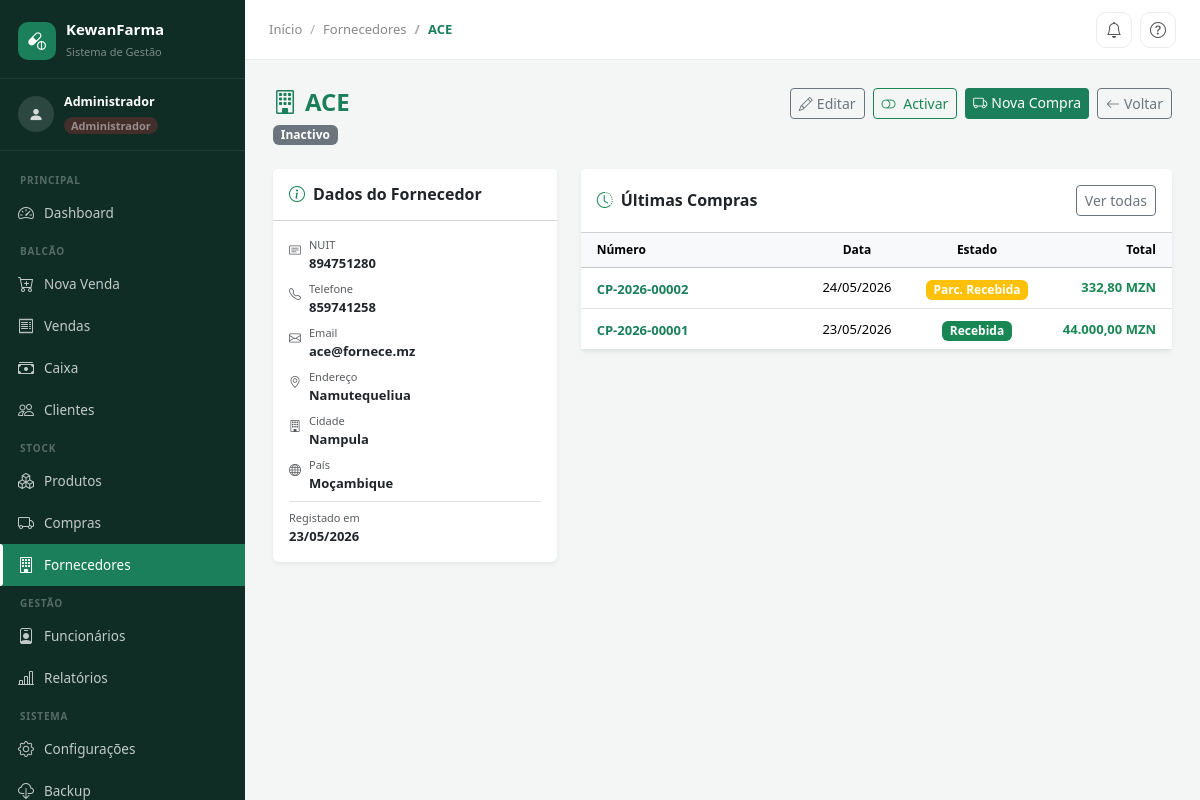
Page /fornecedores/1 (signed in) on the committed database.
### tables this page shows
CREATE TABLE `fornecedores` (
  `id` int(10) unsigned NOT NULL AUTO_INCREMENT,
  `nome` varchar(150) NOT NULL,
  `nuit` varchar(20) DEFAULT NULL,
  `telefone` varchar(20) DEFAULT NULL,
  `email` varchar(180) DEFAULT NULL,
  `endereco` varchar(255) DEFAULT NULL,
  `cidade` varchar(80) DEFAULT NULL,
  `pais` varchar(80) NOT NULL DEFAULT 'Moçambique',
  `ativo` tinyint(1) NOT NULL DEFAULT 1,
  `criado_em` timestamp NOT NULL DEFAULT current_timestamp(),
  `actualizado_em` timestamp NOT NULL DEFAULT current_timestamp() ON UPDATE current_timestamp(),
  PRIMARY KEY (`id`),
  UNIQUE KEY `uq_fornecedores_nuit` (`nuit`),
  KEY `idx_fornecedores_ativo` (`ativo`)
);

CREATE TABLE `compras` (
  `id` int(10) unsigned NOT NULL AUTO_INCREMENT,
  `numero_compra` varchar(20) NOT NULL,
  `fornecedor_id` int(10) unsigned NOT NULL,
  `usuario_id` int(10) unsigned NOT NULL,
  `numero_fatura` varchar(60) DEFAULT NULL,
  `subtotal` decimal(12,2) NOT NULL DEFAULT 0.00,
  `desconto` decimal(12,2) NOT NULL DEFAULT 0.00,
  `total` decimal(12,2) NOT NULL DEFAULT 0.00,
  `status` enum('rascunho','enviada','parcialmente_recebida','recebida','cancelada') NOT NULL DEFAULT 'rascunho',
  `data_pedido` date NOT NULL DEFAULT curdate(),
  `data_entrega` date DEFAULT NULL,
  `observacoes` text DEFAULT NULL,
  `criado_em` timestamp NOT NULL DEFAULT current_timestamp(),
  `actualizado_em` timestamp NOT NULL DEFAULT current_timestamp() ON UPDATE current_timestamp(),
  PRIMARY KEY (`id`),
  UNIQUE KEY `uq_compras_numero` (`numero_compra`),
  KEY `idx_compras_fornecedor` (`fornecedor_id`),
  KEY `idx_compras_usuario` (`usuario_id`),
  KEY `idx_compras_status` (`status`),
  KEY `idx_compras_data` (`data_pedido`),
  CONSTRAINT `fk_compras_fornecedor` FOREIGN KEY (`fornecedor_id`) REFERENCES `fornecedores` (`id`) ON UPDATE CASCADE,
  CONSTRAINT `fk_compras_usuario` FOREIGN KEY (`usuario_id`) REFERENCES `usuarios` (`id`) ON UPDATE CASCADE
);

### app/Controllers/FornecedorController.php (called while the page is built, shortened)
<?php
class FornecedorController
{
    private Fornecedor $model;
    public function __construct()
    {
        $this->model = new Fornecedor();
    }
    public function show(string $id): void
    {
        $fornecedor = $this->model->findById((int)$id);
        $compras = $this->model->compras((int)$id, 10);
        View::render('fornecedores.show', [
            'titulo'     => $fornecedor['nome'],
            'activePage' => 'fornecedores',
            'breadcrumb' => ['Fornecedores' => '/fornecedores', $fornecedor['nome'] => null],
            'fornecedor' => $fornecedor,
            'compras'    => $compras,
            'flash_sucesso' => $_SESSION['flash_sucesso'] ?? null,
            'flash_erro'    => $_SESSION['flash_erro']    ?? null,
        ]);
    }
}

### core/App.php (called while the page is built, shortened)
<?php
class App {
    public static function run(): void {
        $router = new Router();
        $url    = $_GET['url'] ?? '/';
        $method = $_SERVER['REQUEST_METHOD'];
        $router->dispatch('/' . trim($url, '/'), $method);
    }
}

### public/index.php (called while the page is built, shortened)
<?php
\Core\App::run();

### core/Database.php (called while the page is built, shortened)
<?php
class Database {
    private static ?PDO $instance = null;
    public static function getInstance(): PDO {
        if (self::$instance === null) {
            $dsn = sprintf(
                'mysql:host=%s;port=%s;dbname=%s;charset=utf8mb4',
                $_ENV['DB_HOST'], $_ENV['DB_PORT'], $_ENV['DB_NAME']
            );
            try {
                self::$instance = new PDO($dsn, $_ENV['DB_USER'], $_ENV['DB_PASS'], [
                    PDO::ATTR_ERRMODE            => PDO::ERRMODE_EXCEPTION,
                    PDO::ATTR_DEFAULT_FETCH_MODE => PDO::FETCH_ASSOC,
                    PDO::ATTR_EMULATE_PREPARES   => false,
                ]);
            } catch (PDOException $e) {
                error_log('DB Error: ' . $e->getMessage());
                die(json_encode(['erro' => 'Falha na ligação ao banco de dados.']));
            }
        }
        return self::$instance;
    }
}

### core/BaseModel.php (called while the page is built, shortened)
<?php
abstract class BaseModel {
    protected PDO $db;
    protected string $table = '';
    protected string $primaryKey = 'id';
    public function __construct() {
        $this->db = Database::getInstance();
    }
    public function findById(int $id): ?array {
        $stmt = $this->db->prepare("SELECT * FROM {$this->table} WHERE {$this->primaryKey} = :id LIMIT 1");
        $stmt->execute(['id' => $id]);
        return $stmt->fetch() ?: null;
    }
}

### app/Models/Fornecedor.php (called while the page is built, shortened)
<?php
class Fornecedor extends BaseModel
{
    public function compras(int $id, int $limite = 10): array
    {
        $stmt = $this->db->prepare("
            SELECT id, numero_compra, data_pedido, status, total
            FROM compras
            WHERE fornecedor_id = :id
            ORDER BY id DESC
            LIMIT $limite
        ");
        $stmt->execute(['id' => $id]);
        return $stmt->fetchAll();
    }
}

### app/Views/fornecedores/show.php (the view, shortened to what this page needs)
<?php
$APP = $_ENV['APP_URL'] ?? '';
$f   = $fornecedor;
$statusLabels = [
    'rascunho'              => ['label'=>'Rascunho',      'badge'=>'secondary'],
    'enviada'               => ['label'=>'Enviada',        'badge'=>'primary'],
    'parcialmente_recebida' => ['label'=>'Parc. Recebida', 'badge'=>'warning'],
    'recebida'              => ['label'=>'Recebida',       'badge'=>'success'],
    'cancelada'             => ['label'=>'Cancelada',      'badge'=>'danger'],
];
?>
<div class="d-flex align-items-start justify-content-between mb-4 flex-wrap gap-2">
  <div>
    <h1 class="h4 fw-bold mb-1" style="color:var(--kf-primary)">
      <i class="bi bi-building me-2"></i><?= htmlspecialchars($f['nome']) ?>
    </h1>
    <span class="badge bg-<?= $f['ativo'] ? 'success' : 'secondary' ?>">
      <?= $f['ativo'] ? 'Activo' : 'Inactivo' ?>
    </span>
  </div>
  <div class="d-flex gap-2 flex-wrap">
    <a href="<?= $APP ?>/fornecedores/<?= $f['id'] ?>/editar"
       class="btn btn-sm btn-outline-secondary">
      <i class="bi bi-pencil me-1"></i>Editar
    </a>
    <form action="<?= $APP ?>/fornecedores/<?= $f['id'] ?>/toggle" method="POST" class="d-inline">
      <button type="submit" class="btn btn-sm btn-outline-<?= $f['ativo'] ? 'warning' : 'success' ?>">
        <i class="bi bi-toggle-<?= $f['ativo'] ? 'on' : 'off' ?> me-1"></i>
        <?= $f['ativo'] ? 'Desactivar' : 'Activar' ?>
      </button>
    </form>
    <a href="<?= $APP ?>/compras/nova" class="btn btn-sm" style="background:var(--kf-primary);color:#fff;border:none">
      <i class="bi bi-truck me-1"></i>Nova Compra
    </a>
    <a href="<?= $APP ?>/fornecedores" class="btn btn-sm btn-outline-secondary">
      <i class="bi bi-arrow-left me-1"></i>Voltar
    </a>
  </div>
</div>
<div class="row g-4">
  <div class="col-12 col-md-4">
    <div class="card border-0 shadow-sm h-100">
      <div class="card-header bg-white py-3">
        <h6 class="fw-bold mb-0"><i class="bi bi-info-circle me-2 text-success"></i>Dados do Fornecedor</h6>
      </div>
      <div class="card-body py-3">
        <?php
        $campos = [
          ['NUIT',      $f['nuit']     ?? null, 'bi-card-text'],
          ['Telefone',  $f['telefone'] ?? null, 'bi-telephone'],
          ['Email',     $f['email']    ?? null, 'bi-envelope'],
          ['Endereço',  $f['endereco'] ?? null, 'bi-geo-alt'],
          ['Cidade',    $f['cidade']   ?? null, 'bi-building'],
          ['País',      $f['pais']     ?? null, 'bi-globe'],
        ];
        foreach ($campos as [$lbl, $val, $icon]):
        ?>
        <div class="d-flex gap-2 mb-2 align-items-start" style="font-size:13px">
          <i class="bi <?= $icon ?> text-muted mt-1" style="font-size:12px;flex-shrink:0"></i>
          <div>
            <div class="text-muted" style="font-size:11px"><?= $lbl ?></div>
            <div class="fw-semibold"><?= htmlspecialchars($val) ?></div>
          </div>
        </div>
        <?php endforeach; ?>
        <div class="border-top pt-2 mt-2">
          <div class="text-muted" style="font-size:11px">Registado em</div>
          <div class="fw-semibold" style="font-size:13px"><?= date('d/m/Y', strtotime($f['criado_em'])) ?></div>
        </div>
      </div>
    </div>
  </div>
  <div class="col-12 col-md-8">
    <div class="card border-0 shadow-sm">
      <div class="card-header bg-white py-3 d-flex align-items-center justify-content-between">
        <h6 class="fw-bold mb-0"><i class="bi bi-clock-history me-2 text-success"></i>Últimas Compras</h6>
        <a href="<?= $APP ?>/compras?q=<?= urlencode($f['nome']) ?>" class="btn btn-sm btn-outline-secondary">
          Ver todas
        </a>
      </div>
      <div class="card-body p-0">
        <?php if (empty($compras)): ?>
        <div class="text-center py-4">
          <i class="bi bi-truck text-muted" style="font-size:2.5rem"></i>
          <p class="text-muted mt-2 mb-2 small">Nenhuma compra registada ainda.</p>
          <a href="<?= $APP ?>/compras/nova" class="btn btn-sm" style="background:var(--kf-primary);color:#fff;border:none">
            <i class="bi bi-plus-lg me-1"></i>Criar compra
          </a>
        </div>
        <?php else: ?>
        <div class="table-responsive">
          <table class="table table-hover align-middle mb-0">
            <thead class="table-light">
              <tr>
                <th class="ps-3" style="font-size:12px">Número</th>
                <th class="text-center" style="font-size:12px;width:110px">Data</th>
                <th class="text-center" style="font-size:12px;width:130px">Estado</th>
                <th class="text-end pe-3" style="font-size:12px;width:130px">Total</th>
              </tr>
            </thead>
            <tbody>
              <?php foreach ($compras as $c):
                $s = $statusLabels[$c['status']] ?? ['label'=>$c['status'],'badge'=>'secondary'];
              ?>
              <tr>
                <td class="ps-3">
                  <a href="<?= $APP ?>/compras/<?= $c['id'] ?>"
                     class="fw-semibold text-decoration-none" style="color:var(--kf-primary); font-size:13px">
                    <?= htmlspecialchars($c['numero_compra']) ?>
                  </a>
                </td>
                <td class="text-center" style="font-size:13px">
                  <?= date('d/m/Y', strtotime($c['data_pedido'])) ?>
                </td>
                <td class="text-center">
                  <span class="badge bg-<?= $s['badge'] ?>"><?= $s['label'] ?></span>
                </td>
                <td class="text-end pe-3 fw-semibold text-success" style="font-size:13px">
                  <?= number_format($c['total'], 2, ',', '.') ?> MZN
                </td>
              </tr>
              <?php endforeach; ?>
            </tbody>
          </table>
        </div>
        <?php endif; ?>
      </div>
    </div>
  </div>
</div>

### core/Router.php (shortened to what this page needs)
<?php
class Router {
    private array $routes = [];
    public function get(string $path, array $action): void {
        $this->routes['GET'][$path] = $action;
    }
    public function post(string $path, array $action): void {
        $this->routes['POST'][$path] = $action;
    }
    public function dispatch(string $url, string $method): void {
        $url    = rtrim($url, '/') ?: '/';
        $method = strtoupper($method);
        foreach ($this->routes[$method] ?? [] as $pattern => $action) {
            $regex = preg_replace('/\{(\w+)\}/', '(?P<$1>[^/]+)', $pattern);
            if (preg_match('#^' . $regex . '$#', $url, $matches)) {
                $params = array_filter($matches, 'is_string', ARRAY_FILTER_USE_KEY);
                [$controllerName, $methodName] = $action;
                (new $class)->{$methodName}(...array_values($params));
                return;
            }
        }
    }
}

### app/Views/layouts/base.php (style rules this page uses)
:root { --kf-primary: #1a7f5a; --kf-primary-dark: #0d5c41; --kf-primary-light: #e8f5f0; --kf-sidebar-bg: #0f2d24; --kf-sidebar-hover: #1a4a35; --kf-sidebar-active:#1a7f5a; --kf-sidebar-text: rgba(255,255,255,.75); --kf-sidebar-width: 245px; --kf-header-h: 60px; }
*, *::before, *::after { box-sizing: border-box; margin: 0; padding: 0; }
body { font-family: 'Segoe UI', system-ui, sans-serif; background: #f4f6f5; color: #1a2e27; min-height: 100vh; }

### rows in the picture
fornecedores: nome "ACE", ativo 0 (drawn), criado_em "23/05/2026"
compras: numero_compra "CP-2026-00002", data_pedido "24/05/2026", status "Parc. Recebida", total "332,80"
compras: numero_compra "CP-2026-00001", data_pedido "23/05/2026", status "Recebida", total "44.000,00"

### other values in the picture
$label "Fornecedores"
$label "ACE"
$lbl "NUIT"
$val "894751280"
$lbl "Telefone"
$val "859741258"
$lbl "Email"
$val "ace@fornece.mz"
$lbl "Endereço"
$val "Namutequeliua"
$lbl "Cidade"
$val "Nampula"
$lbl "País"
$val "Moçambique"
